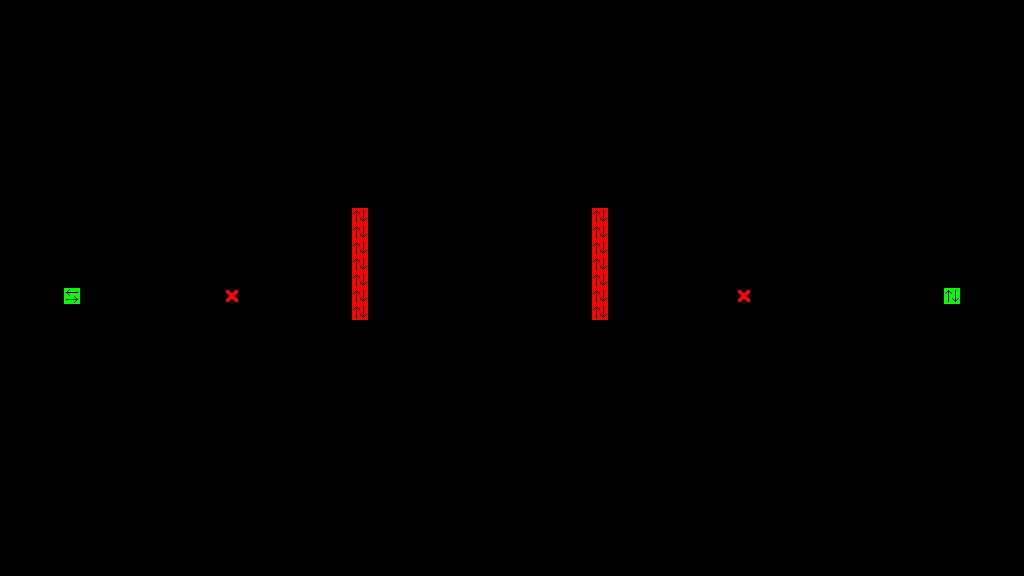

Tiled map render using the project's own tile images. Description and the whole map definition, tile-layer contents included, below:
An orthogonal 64x36 tile map with 16x16 px tiles, 1 tile layer (Tile Layer 1), 2 tilesets.

<map version="1.0" tiledversion="1.0.3" orientation="orthogonal" renderorder="right-down" width="64" height="36" tilewidth="16" tileheight="16" nextobjectid="1">
 <tileset firstgid="1" source="walls16.tsx" />
 <tileset firstgid="26" source="walls16.tsx" />
 <layer name="Tile Layer 1" width="64" height="36">
  <data encoding="csv">
1,1,1,1,1,1,1,1,1,1,1,1,1,1,1,1,1,1,1,1,1,1,1,1,1,1,1,1,1,1,1,1,1,1,1,1,1,1,1,1,1,1,1,1,1,1,1,1,1,1,1,1,1,1,1,1,1,1,1,1,1,1,1,1,
1,1,1,1,1,1,1,1,1,1,1,1,1,1,1,1,1,1,1,1,1,1,1,1,1,1,1,1,1,1,1,1,1,1,1,1,1,1,1,1,1,1,1,1,1,1,1,1,1,1,1,1,1,1,1,1,1,1,1,1,1,1,1,1,
1,1,1,1,1,1,1,1,1,1,1,1,1,1,1,1,1,1,1,1,1,1,1,1,1,1,1,1,1,1,1,1,1,1,1,1,1,1,1,1,1,1,1,1,1,1,1,1,1,1,1,1,1,1,1,1,1,1,1,1,1,1,1,1,
1,1,1,1,1,1,1,1,1,1,1,1,1,1,1,1,1,1,1,1,1,1,1,1,1,1,1,1,1,1,1,1,1,1,1,1,1,1,1,1,1,1,1,1,1,1,1,1,1,1,1,1,1,1,1,1,1,1,1,1,1,1,1,1,
1,1,1,1,1,1,1,1,1,1,1,1,1,1,1,1,1,1,1,1,1,1,1,1,1,1,1,1,1,1,1,1,1,1,1,1,1,1,1,1,1,1,1,1,1,1,1,1,1,1,1,1,1,1,1,1,1,1,1,1,1,1,1,1,
1,1,1,1,1,1,1,1,1,1,1,1,1,1,1,1,1,1,1,1,1,1,1,1,1,1,1,1,1,1,1,1,1,1,1,1,1,1,1,1,1,1,1,1,1,1,1,1,1,1,1,1,1,1,1,1,1,1,1,1,1,1,1,1,
1,1,1,1,1,1,1,1,1,1,1,1,1,1,1,1,1,1,1,1,1,1,1,1,1,1,1,1,1,1,1,1,1,1,1,1,1,1,1,1,1,1,1,1,1,1,1,1,1,1,1,1,1,1,1,1,1,1,1,1,1,1,1,1,
1,1,1,1,1,1,1,1,1,1,1,1,1,1,1,1,1,1,1,1,1,1,1,1,1,1,1,1,1,1,1,1,1,1,1,1,1,1,1,1,1,1,1,1,1,1,1,1,1,1,1,1,1,1,1,1,1,1,1,1,1,1,1,1,
1,1,1,1,1,1,1,1,1,1,1,1,1,1,1,1,1,1,1,1,1,1,1,1,1,1,1,1,1,1,1,1,1,1,1,1,1,1,1,1,1,1,1,1,1,1,1,1,1,1,1,1,1,1,1,1,1,1,1,1,1,1,1,1,
1,1,1,1,1,1,1,1,1,1,1,1,1,1,1,1,1,1,1,1,1,1,1,1,1,1,1,1,1,1,1,1,1,1,1,1,1,1,1,1,1,1,1,1,1,1,1,1,1,1,1,1,1,1,1,1,1,1,1,1,1,1,1,1,
1,1,1,1,1,1,1,1,1,1,1,1,1,1,1,1,1,1,1,1,1,1,1,1,1,1,1,1,1,1,1,1,1,1,1,1,1,1,1,1,1,1,1,1,1,1,1,1,1,1,1,1,1,1,1,1,1,1,1,1,1,1,1,1,
1,1,1,1,1,1,1,1,1,1,1,1,1,1,1,1,1,1,1,1,1,1,1,1,1,1,1,1,1,1,1,1,1,1,1,1,1,1,1,1,1,1,1,1,1,1,1,1,1,1,1,1,1,1,1,1,1,1,1,1,1,1,1,1,
1,1,1,1,1,1,1,1,1,1,1,1,1,1,1,1,1,1,1,1,1,1,1,1,1,1,1,1,1,1,1,1,1,1,1,1,1,1,1,1,1,1,1,1,1,1,1,1,1,1,1,1,1,1,1,1,1,1,1,1,1,1,1,1,
1,1,0,0,0,0,0,0,0,0,0,0,0,0,0,0,0,0,0,0,0,0,4,0,0,0,0,0,0,0,0,0,0,0,0,0,0,4,0,0,0,0,0,0,0,0,0,0,0,0,0,0,0,0,0,0,0,0,0,0,0,0,1,1,
1,1,0,0,0,0,0,0,0,0,0,0,0,0,0,0,0,0,0,0,0,0,4,0,0,0,0,0,0,0,0,0,0,0,0,0,0,4,0,0,0,0,0,0,0,0,0,0,0,0,0,0,0,0,0,0,0,0,0,0,0,0,1,1,
1,1,0,0,0,0,0,0,0,0,0,0,0,0,0,0,0,0,0,0,0,0,4,0,0,0,0,0,0,0,0,0,0,0,0,0,0,4,0,0,0,0,0,0,0,0,0,0,0,0,0,0,0,0,0,0,0,0,0,0,0,0,1,1,
1,1,0,0,0,0,0,0,0,0,0,0,0,0,0,0,0,0,0,0,0,0,4,0,0,0,0,0,0,0,0,0,0,0,0,0,0,4,0,0,0,0,0,0,0,0,0,0,0,0,0,0,0,0,0,0,0,0,0,0,0,0,1,1,
1,1,0,0,0,0,0,0,0,0,0,0,0,0,0,0,0,0,0,0,0,0,4,0,0,0,0,0,0,0,0,0,0,0,0,0,0,4,0,0,0,0,0,0,0,0,0,0,0,0,0,0,0,0,0,0,0,0,0,0,0,0,1,1,
1,1,0,0,25,0,0,0,0,0,0,0,0,0,6,0,0,0,0,0,0,0,4,0,0,0,0,0,0,0,0,0,0,0,0,0,0,4,0,0,0,0,0,0,0,0,6,0,0,0,0,0,0,0,0,0,0,0,0,24,0,0,1,1,
1,1,0,0,0,0,0,0,0,0,0,0,0,0,0,0,0,0,0,0,0,0,4,0,0,0,0,0,0,0,0,0,0,0,0,0,0,4,0,0,0,0,0,0,0,0,0,0,0,0,0,0,0,0,0,0,0,0,0,0,0,0,1,1,
1,1,1,1,1,1,1,1,1,1,1,1,1,1,1,1,1,1,1,1,1,1,1,1,1,1,1,1,1,1,1,1,1,1,1,1,1,1,1,1,1,1,1,1,1,1,1,1,1,1,1,1,1,1,1,1,1,1,1,1,1,1,1,1,
1,1,1,1,1,1,1,1,1,1,1,1,1,1,1,1,1,1,1,1,1,1,1,1,1,1,1,1,1,1,1,1,1,1,1,1,1,1,1,1,1,1,1,1,1,1,1,1,1,1,1,1,1,1,1,1,1,1,1,1,1,1,1,1,
1,1,1,1,1,1,1,1,1,1,1,1,1,1,1,1,1,1,1,1,1,1,1,1,1,1,1,1,1,1,1,1,1,1,1,1,1,1,1,1,1,1,1,1,1,1,1,1,1,1,1,1,1,1,1,1,1,1,1,1,1,1,1,1,
1,1,1,1,1,1,1,1,1,1,1,1,1,1,1,1,1,1,1,1,1,1,1,1,1,1,1,1,1,1,1,1,1,1,1,1,1,1,1,1,1,1,1,1,1,1,1,1,1,1,1,1,1,1,1,1,1,1,1,1,1,1,1,1,
1,1,1,1,1,1,1,1,1,1,1,1,1,1,1,1,1,1,1,1,1,1,1,1,1,1,1,1,1,1,1,1,1,1,1,1,1,1,1,1,1,1,1,1,1,1,1,1,1,1,1,1,1,1,1,1,1,1,1,1,1,1,1,1,
1,1,1,1,1,1,1,1,1,1,1,1,1,1,1,1,1,1,1,1,1,1,1,1,1,1,1,1,1,1,1,1,1,1,1,1,1,1,1,1,1,1,1,1,1,1,1,1,1,1,1,1,1,1,1,1,1,1,1,1,1,1,1,1,
1,1,1,1,1,1,1,1,1,1,1,1,1,1,1,1,1,1,1,1,1,1,1,1,1,1,1,1,1,1,1,1,1,1,1,1,1,1,1,1,1,1,1,1,1,1,1,1,1,1,1,1,1,1,1,1,1,1,1,1,1,1,1,1,
1,1,1,1,1,1,1,1,1,1,1,1,1,1,1,1,1,1,1,1,1,1,1,1,1,1,1,1,1,1,1,1,1,1,1,1,1,1,1,1,1,1,1,1,1,1,1,1,1,1,1,1,1,1,1,1,1,1,1,1,1,1,1,1,
1,1,1,1,1,1,1,1,1,1,1,1,1,1,1,1,1,1,1,1,1,1,1,1,1,1,1,1,1,1,1,1,1,1,1,1,1,1,1,1,1,1,1,1,1,1,1,1,1,1,1,1,1,1,1,1,1,1,1,1,1,1,1,1,
1,1,1,1,1,1,1,1,1,1,1,1,1,1,1,1,1,1,1,1,1,1,1,1,1,1,1,1,1,1,1,1,1,1,1,1,1,1,1,1,1,1,1,1,1,1,1,1,1,1,1,1,1,1,1,1,1,1,1,1,1,1,1,1,
1,1,1,1,1,1,1,1,1,1,1,1,1,1,1,1,1,1,1,1,1,1,1,1,1,1,1,1,1,1,1,1,1,1,1,1,1,1,1,1,1,1,1,1,1,1,1,1,1,1,1,1,1,1,1,1,1,1,1,1,1,1,1,1,
1,1,1,1,1,1,1,1,1,1,1,1,1,1,1,1,1,1,1,1,1,1,1,1,1,1,1,1,1,1,1,1,1,1,1,1,1,1,1,1,1,1,1,1,1,1,1,1,1,1,1,1,1,1,1,1,1,1,1,1,1,1,1,1,
1,1,1,1,1,1,1,1,1,1,1,1,1,1,1,1,1,1,1,1,1,1,1,1,1,1,1,1,1,1,1,1,1,1,1,1,1,1,1,1,1,1,1,1,1,1,1,1,1,1,1,1,1,1,1,1,1,1,1,1,1,1,1,1,
1,1,1,1,1,1,1,1,1,1,1,1,1,1,1,1,1,1,1,1,1,1,1,1,1,1,1,1,1,1,1,1,1,1,1,1,1,1,1,1,1,1,1,1,1,1,1,1,1,1,1,1,1,1,1,1,1,1,1,1,1,1,1,1,
1,1,1,1,1,1,1,1,1,1,1,1,1,1,1,1,1,1,1,1,1,1,1,1,1,1,1,1,1,1,1,1,1,1,1,1,1,1,1,1,1,1,1,1,1,1,1,1,1,1,1,1,1,1,1,1,1,1,1,1,1,1,1,1,
1,1,1,1,1,1,1,1,1,1,1,1,1,1,1,1,1,1,1,1,1,1,1,1,1,1,1,1,1,1,1,1,1,1,1,1,1,1,1,1,1,1,1,1,1,1,1,1,1,1,1,1,1,1,1,1,1,1,1,1,1,1,1,1
</data>
 </layer>
</map>
